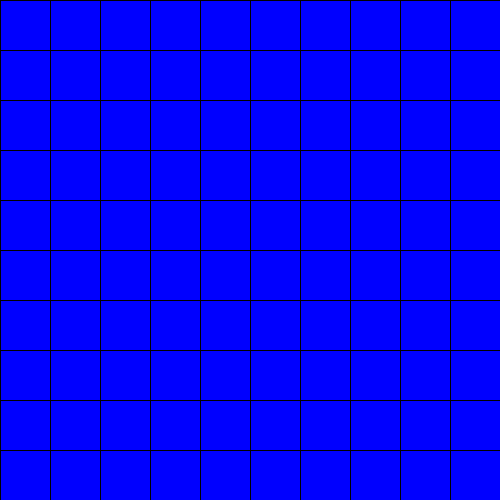
Frame 1 (no input)
Frame 60 (the mouse pressed at the canvas centre just before this capture): identical to frame 1, image omitted
Frame 120 (the mouse held since frame 60 and released just before this capture): identical to frame 1, image omitted

The Processing sketch that drew this single still picture (run headless with seeded random() and noise(); from frame 60 on, the mouse is pressed at the canvas centre):

// Processing sketch: ICM_Help_Week3_ToggleGrid_Alt
// ── ICM_Help_Week3_ToggleGrid_Alt.pde
//ITP - ICM Fall 2012
//This example shows how to draw a grid of squares 
//that can each be clicked on and off

int cols = 10;
int rows = 10;

int spacing = 50;
int rectWidth = 50;
int rectHeight = 50;

boolean [] thisRectIsOn = new boolean [cols*rows];

void setup() {

  size(500, 500);

  //intialize the array 
  for (int i = 0; i < thisRectIsOn.length; i++) {
    thisRectIsOn[i] = false;
  }
}

void draw() {

  background(0);

  for (int i = 0; i < rows; i++) {
    for (int j = 0; j < cols; j++) {

      int currentRect = j + i*cols;

      if (thisRectIsOn[currentRect]) {
        fill(255, 0, 0);
      }
      else {
        fill(0, 0, 255);
      }
      rect(i * spacing, j * spacing, rectWidth, rectHeight);
    }
  }
} 


void mousePressed() {

  for (int i = 0; i < rows; i++) {
    for (int j = 0; j < cols; j++) {

      int currentRect = j + (i * cols);

      if (mouseX > (i*spacing) && mouseX < ((i*spacing) + spacing) && mouseY > (j*spacing) && mouseY < ((j*spacing) + spacing)) {
        thisRectIsOn[currentRect] = !(thisRectIsOn[currentRect]);
      }
    }
  }
}
